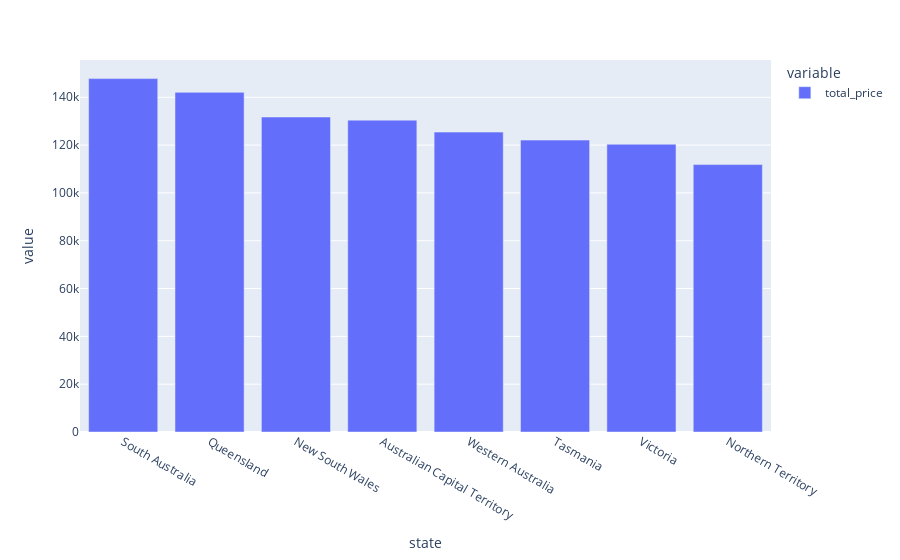

The notebook cell saved with this chart:
### Code cell
px.bar(spoc.groupby(['state'])[['total_price']].sum().sort_values(by='total_price',ascending = False))

### Figure 1 — Plotly figure (JSON) as saved in the notebook; plotly's stock layout.template omitted (floating-point values rounded to 4 significant figures)
{"data": [{"alignmentgroup": "True", "hovertemplate": "variable=total_price<br>state=%{x}<br>value=%{y}<extra></extra>", "legendgroup": "total_price", "marker": {"color": "#636efa", "pattern": {"shape": ""}}, "name": "total_price", "offsetgroup": "total_price", "orientation": "v", "showlegend": true, "textposition": "auto", "type": "bar", "x": ["South Australia", "Queensland", "New South Wales", "Australian Capital Territory", "Western Australia", "Tasmania", "Victoria", "Northern Territory"], "xaxis": "x", "y": [147816, 142062, 131744, 130442, 125430, 122095, 120357, 111854], "yaxis": "y"}], "layout": {"barmode": "relative", "legend": {"title": {"text": "variable"}, "tracegroupgap": 0}, "margin": {"t": 60}, "xaxis": {"anchor": "y", "domain": [0, 1], "title": {"text": "state"}}, "yaxis": {"anchor": "x", "domain": [0, 1], "title": {"text": "value"}}}}
